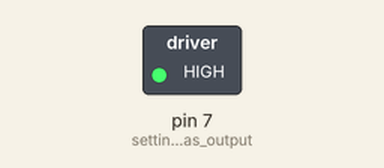
A sketch run on a simulated Arduino Uno, built with avr-gcc and run on an emulated ATmega328P. Parts: switched loads named in the sketch (green lamp = pin HIGH).

Above: at 0.5 s.
At 2.0 s:
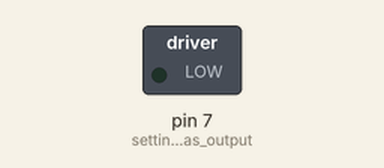
Timing chart, 0 to 5.2 s (numbered marks = the images above):
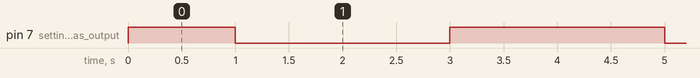

Measured:
- by itself, pin 7 (setting_pin_7_as_output): repeats every 4.0 s: LOW 2.0 s, HIGH 2.0 s

The sketch:

5_Relay_Motor_Control.ino
```cpp
/*
  Control motor using Relay
  Turns on motor on for one second, then off for one second, then reverses, turning off for one second, then on for one second.
  Use pinMode to set pin as output, and use digital write to set state of output (motor)
  State of motor can either be High having motor on or low having the motor off
*/

// the setup function runs once when you press reset or power the board
void setup() {
  pinMode(7,OUTPUT); // setting pin 7 as output (motor)
}

// the loop function runs over and over again forever
void loop() {
  digitalWrite(7, HIGH); // turn the motor on (HIGH is the voltage level)
  delay(1000); // wait for a second
  digitalWrite(7, LOW); // turn the motor off by making the voltage LOW
  delay(1000); // wait for a second
  digitalWrite(7, LOW); // turn the motor off by making the voltage LOW
  delay(1000); // wait for a second
  digitalWrite(7, HIGH); // turn the motor on (HIGH is the voltage level)
  delay(1000); // wait for a second
}
```
